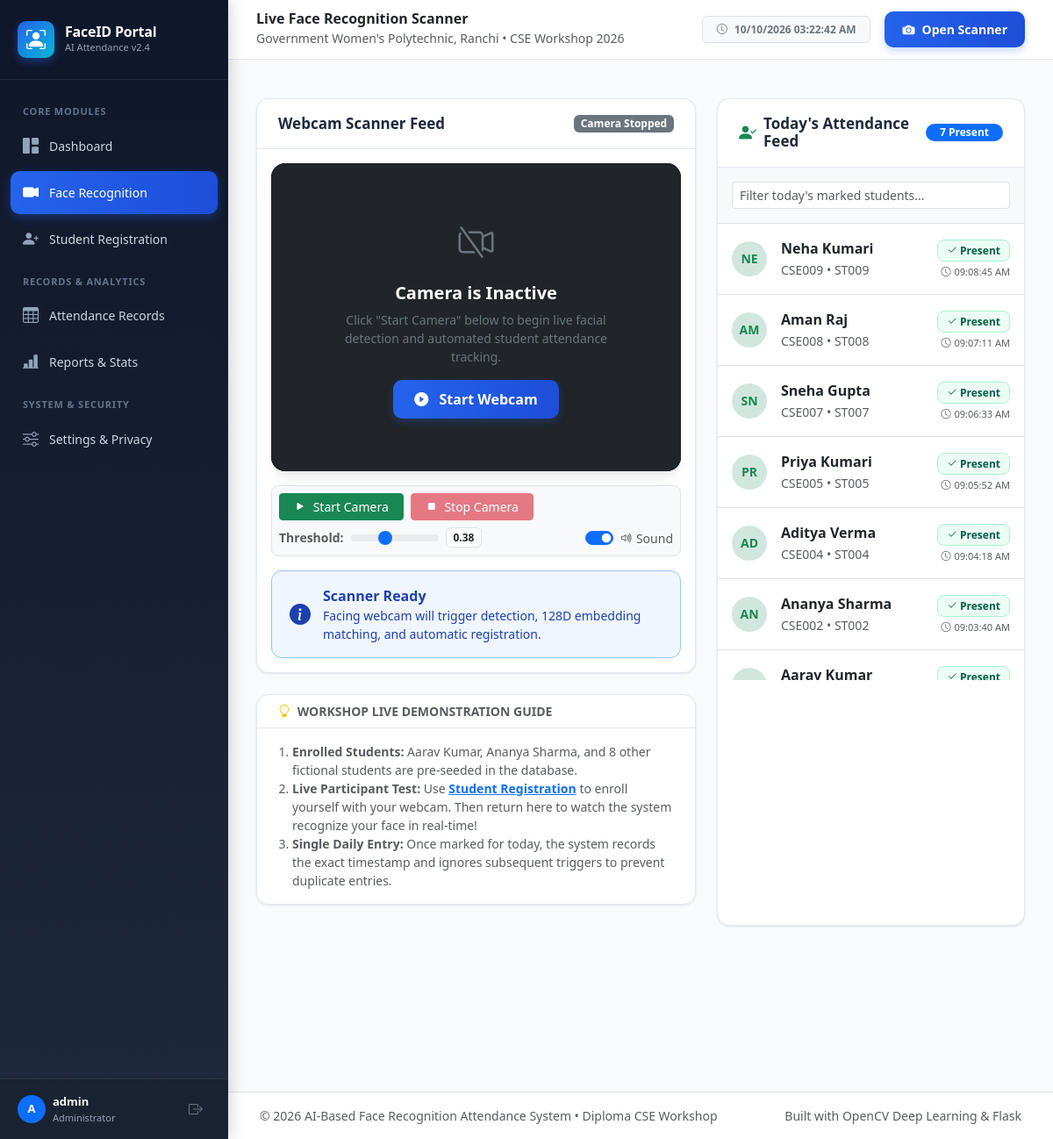
Screenshot of /attendance (signed in) with the database file from the repository.
### tables this page shows
CREATE TABLE system_settings (
    key TEXT PRIMARY KEY,
    value TEXT NOT NULL,
    description TEXT
);

CREATE TABLE attendance (
    id INTEGER PRIMARY KEY AUTOINCREMENT,
    student_id TEXT NOT NULL,
    attendance_date TEXT NOT NULL, -- YYYY-MM-DD
    attendance_time TEXT NOT NULL, -- HH:MM:SS AM/PM
    recognition_status TEXT NOT NULL, -- 'Present (Face Verified)', 'Present (Manual)', 'Late'
    confidence_score REAL,
    is_demo_record INTEGER DEFAULT 0,
    created_at TIMESTAMP DEFAULT CURRENT_TIMESTAMP,
    UNIQUE(student_id, attendance_date),
    FOREIGN KEY (student_id) REFERENCES students(student_id) ON DELETE CASCADE
);

CREATE TABLE students (
    id INTEGER PRIMARY KEY AUTOINCREMENT,
    student_id TEXT UNIQUE NOT NULL,
    full_name TEXT NOT NULL,
    roll_number TEXT UNIQUE NOT NULL,
    department TEXT NOT NULL,
    semester TEXT NOT NULL,
    email TEXT NOT NULL,
    face_embedding_reference TEXT,
    photo_path TEXT,
    consent_given INTEGER DEFAULT 1,
    is_demo_data INTEGER DEFAULT 0,
    created_at TIMESTAMP DEFAULT CURRENT_TIMESTAMP
);

### app.py (the view)
@app.route('/attendance')
@login_required
def face_attendance():
    today_str = datetime.date.today().strftime('%Y-%m-%d')
    current_thresh = get_setting('similarity_threshold', Config.DEFAULT_SIMILARITY_THRESHOLD)
    today_records = attendance_service.get_attendance_records({'date': today_str})
    return render_template(
        'face_attendance.html',
        current_threshold=current_thresh,
        today_records=today_records,
        active_page='face_attendance'
    )

### app.py (called while the page is built)
def login_required(f):
    @wraps(f)
    def decorated_function(*args, **kwargs):
        if 'user_id' not in session:
            flash('Please log in with admin credentials to access this section.', 'warning')
            return redirect(url_for('login', next=request.url))
        return f(*args, **kwargs)
    return decorated_function

### database/db.py (called while the page is built)
def get_db_connection():
    os.makedirs(os.path.dirname(Config.DATABASE_PATH), exist_ok=True)
    conn = sqlite3.connect(Config.DATABASE_PATH)
    conn.row_factory = sqlite3.Row
    conn.execute("PRAGMA foreign_keys = ON")
    return conn

def get_setting(key, default=None):
    conn = get_db_connection()
    cursor = conn.cursor()
    cursor.execute("SELECT value FROM system_settings WHERE key = ?", (key,))
    row = cursor.fetchone()
    conn.close()
    return row['value'] if row else default

### templates/face_attendance.html (shortened to what this page needs)
{% extends "base.html" %}
{% block page_title %}Live Face Recognition Scanner{% endblock %}
{% block content %}
<div class="container-fluid p-0">
  <div class="row g-4">
    <div class="col-12 col-xl-7">
      <div class="content-card mb-4">
        <div class="content-card-header">
          <div class="d-flex align-items-center gap-2">
            <h5 class="mb-0">Webcam Scanner Feed</h5>
          </div>
          <div class="d-flex align-items-center gap-2">
            <span class="badge bg-secondary" id="cameraStatusBadge">Camera Stopped</span>
          </div>
        </div>
        <div class="content-card-body p-3">
          <div class="camera-container mb-3" id="cameraBox">
            <div id="standbyOverlay" class="position-absolute top-0 start-0 w-100 h-100 d-flex flex-column align-items-center justify-content-center bg-dark text-white p-4 text-center">
              <i class="bi bi-camera-video-off fs-1 text-secondary mb-3"></i>
              <h5 class="fw-bold">Camera is Inactive</h5>
              <p class="text-secondary small mb-3" style="max-width: 320px;">
                Click "Start Camera" below to begin live facial detection and automated student attendance tracking.
              </p>
              <button class="btn btn-primary-custom px-4" id="overlayStartBtn">
                <i class="bi bi-play-circle-fill me-2"></i> Start Webcam
              </button>
            </div>
          </div>
          <div class="d-flex flex-wrap align-items-center justify-content-between gap-2 p-2 bg-light rounded-3 border">
            <div class="d-flex gap-2">
              <button class="btn btn-success btn-sm px-3" id="startCamBtn">
                <i class="bi bi-play-fill me-1"></i> Start Camera
              </button>
              <button class="btn btn-danger btn-sm px-3" id="stopCamBtn" disabled>
                <i class="bi bi-stop-fill me-1"></i> Stop Camera
              </button>
            </div>
            <div class="d-flex align-items-center gap-2">
              <label class="form-label small fw-semibold text-muted mb-0" title="Higher threshold is stricter">Threshold:</label>
              <input type="range" class="form-range" style="width: 100px;" id="thresholdSlider" min="0.25" max="0.60" step="0.01" value="{{ current_threshold }}">
              <span class="badge bg-white text-dark border fw-bold" id="thresholdValue">{{ current_threshold }}</span>
            </div>
            <div class="form-check form-switch mb-0">
              <input class="form-check-input" type="checkbox" id="soundToggle" checked>
              <label class="form-check-label small text-muted" for="soundToggle"><i class="bi bi-volume-up"></i> Sound</label>
            </div>
          </div>
          <div class="mt-3">
            <div id="statusBanner" class="recognition-alert recognition-alert-info">
              <i class="bi bi-info-circle-fill fs-4" id="bannerIcon"></i>
              <div>
                <div class="fw-bold" id="bannerTitle">Scanner Ready</div>
                <div class="small" id="bannerMessage">Facing webcam will trigger detection, 128D embedding matching, and automatic registration.</div>
              </div>
            </div>
          </div>
        </div>
      </div>
      <div class="content-card">
        <div class="content-card-header py-2">
          <small class="fw-bold text-uppercase text-muted"><i class="bi bi-lightbulb text-warning me-1"></i> Workshop Live Demonstration Guide</small>
        </div>
        <div class="content-card-body py-3 small text-muted">
          <ol class="mb-0 ps-3">
            <li><strong>Enrolled Students:</strong> Aarav Kumar, Ananya Sharma, and 8 other fictional students are pre-seeded in the database.</li>
            <li><strong>Live Participant Test:</strong> Use <a href="{{ url_for('register_student') }}" class="fw-bold text-primary">Student Registration</a> to enroll yourself with your webcam. Then return here to watch the system recognize your face in real-time!</li>
            <li><strong>Single Daily Entry:</strong> Once marked for today, the system records the exact timestamp and ignores subsequent triggers to prevent duplicate entries.</li>
          </ol>
        </div>
      </div>
    </div>
    <div class="col-12 col-xl-5">
      <div class="content-card h-100">
        <div class="content-card-header">
          <div class="d-flex align-items-center gap-2">
            <i class="bi bi-person-check-fill text-success fs-5"></i>
            <h5 class="mb-0">Today's Attendance Feed</h5>
          </div>
          <span class="badge bg-primary rounded-pill px-3 py-1" id="sessionCountBadge">
            {{ today_records|length }} Present
          </span>
        </div>
        <div class="content-card-body p-0">
          <div class="p-3 border-bottom bg-light">
            <input type="text" id="feedSearchInput" class="form-control form-control-sm" placeholder="Filter today's marked students...">
          </div>
          <div style="max-height: 520px; overflow-y: auto;" id="attendeesList">
            {% if today_records %}
              {% for rec in today_records %}
                <div class="p-3 border-bottom d-flex align-items-center justify-content-between attendee-item">
                  <div class="d-flex align-items-center gap-3">
                    <div class="rounded-circle bg-success-subtle text-success d-flex align-items-center justify-content-center fw-bold" style="width: 40px; height: 40px; font-size: 14px;">
                      {{ rec.full_name[:2]|upper }}
                    </div>
                    <div>
                      <div class="fw-bold text-dark">{{ rec.full_name }}</div>
                      <small class="text-muted">{{ rec.roll_number }} &bull; {{ rec.student_id }}</small>
                    </div>
                  </div>
                  <div class="text-end">
                    <span class="badge badge-present mb-1 d-inline-block">
                      <i class="bi bi-check2"></i> Present
                    </span>
                    <div class="text-muted small" style="font-size: 11px;">
                      <i class="bi bi-clock me-1"></i>{{ rec.attendance_time }}
                    </div>
                  </div>
                </div>
              {% endfor %}
            {% else %}
              <div class="text-center py-5 text-muted empty-feed-placeholder">
                <i class="bi bi-clipboard-x fs-1 text-secondary opacity-50 d-block mb-2"></i>
                <div>No attendance records for today yet.</div>
                <small>Attendees recognized by the camera will appear here instantly.</small>
              </div>
            {% endif %}
          </div>
        </div>
      </div>
    </div>
  </div>
</div>
{% endblock %}

### static/css/style.css (style rules this page uses)
:root { --navy-dark: #0f172a; --navy-sidebar: #1e293b; --navy-light: #334155; --blue-primary: #2563eb; --blue-hover: #1d4ed8; --blue-subtle: #eff6ff; --cyan-accent: #06b6d4; --emerald-success: #10b981; --emerald-subtle: #ecfdf5; --rose-danger: #ef4444; --rose-subtle: #fef2f2; --amber-warning: #f59e0b; --amber-subtle: #fffbeb; --gray-bg: #f8fafc; --card-border: #e2e8f0; --text-main: #1e293b; --text-muted: #64748b; --shadow-sm: 0 1px 3px rgba(0,0,0,0.06), 0 1px 2px rgba(0,0,0,0.04); --shadow-md: 0 4px 6px -1px rgba(0,0,0,0.07), 0 2px 4px -2px rgba(0,0,0,0.05); --shadow-lg: 0 10px 15px -3px rgba(0,0,0,0.08), 0 4px 6px -4px rgba(0,0,0,0.04); --shadow-xl: 0 20px 25px -5px rgba(0,0,0,0.1), 0 8px 10px -6px rgba(0,0,0,0.05); --radius-card: 14px; }
body { font-family: 'Segoe UI', system-ui, -apple-system, BlinkMacSystemFont, Roboto, sans-serif; background-color: var(--gray-bg); color: var(--text-main); margin: 0; padding: 0; min-height: 100vh; }
.content-card { background: #ffffff; border: 1px solid var(--card-border); border-radius: var(--radius-card); box-shadow: var(--shadow-sm); margin-bottom: 24px; }
.content-card-header { padding: 18px 24px; border-bottom: 1px solid var(--card-border); display: flex; align-items: center; justify-content: space-between; }
.content-card-header h5 { margin: 0; font-size: 17px; font-weight: 700; color: var(--text-main); }
.content-card-body { padding: 24px; }
.camera-container { position: relative; width: 100%; max-width: 640px; margin: 0 auto; border-radius: 16px; overflow: hidden; background-color: #0b1329; box-shadow: var(--shadow-lg); aspect-ratio: 4 / 3; }
.badge-present { background-color: var(--emerald-subtle); color: #065f46; border: 1px solid #a7f3d0; font-weight: 600; padding: 5px 10px; border-radius: 8px; }
.btn-primary-custom { background: linear-gradient(90deg, #2563eb, #1d4ed8); color: #fff; border: none; font-weight: 600; border-radius: 10px; padding: 10px 20px; transition: all 0.2s ease; box-shadow: 0 4px 10px rgba(37, 99, 235, 0.25); }
.recognition-alert { border-radius: 12px; padding: 16px 20px; display: flex; align-items: center; gap: 14px; animation: fadeIn 0.3s ease; }
.recognition-alert-info { background-color: #eff6ff; border: 1px solid #93c5fd; color: #1e40af; }

### rows the page displays
system_settings: value "0.38"
attendance: full_name "NE", full_name "Neha Kumari", roll_number "CSE009", student_id "ST009", attendance_time "09:08:45 AM"
attendance: full_name "AM", full_name "Aman Raj", roll_number "CSE008", student_id "ST008", attendance_time "09:07:11 AM"
attendance: full_name "SN", full_name "Sneha Gupta", roll_number "CSE007", student_id "ST007", attendance_time "09:06:33 AM"
attendance: full_name "PR", full_name "Priya Kumari", roll_number "CSE005", student_id "ST005", attendance_time "09:05:52 AM"
attendance: full_name "AD", full_name "Aditya Verma", roll_number "CSE004", student_id "ST004", attendance_time "09:04:18 AM"
attendance: full_name "AN", full_name "Ananya Sharma", roll_number "CSE002", student_id "ST002", attendance_time "09:03:40 AM"
attendance: full_name "Aarav Kumar"

### other values shown
{{ session.get('username', 'Admin')[0]|upper }} "A"
{{ session.get('username', 'Admin') }} "admin"
{{ today_records|length }} "7"
